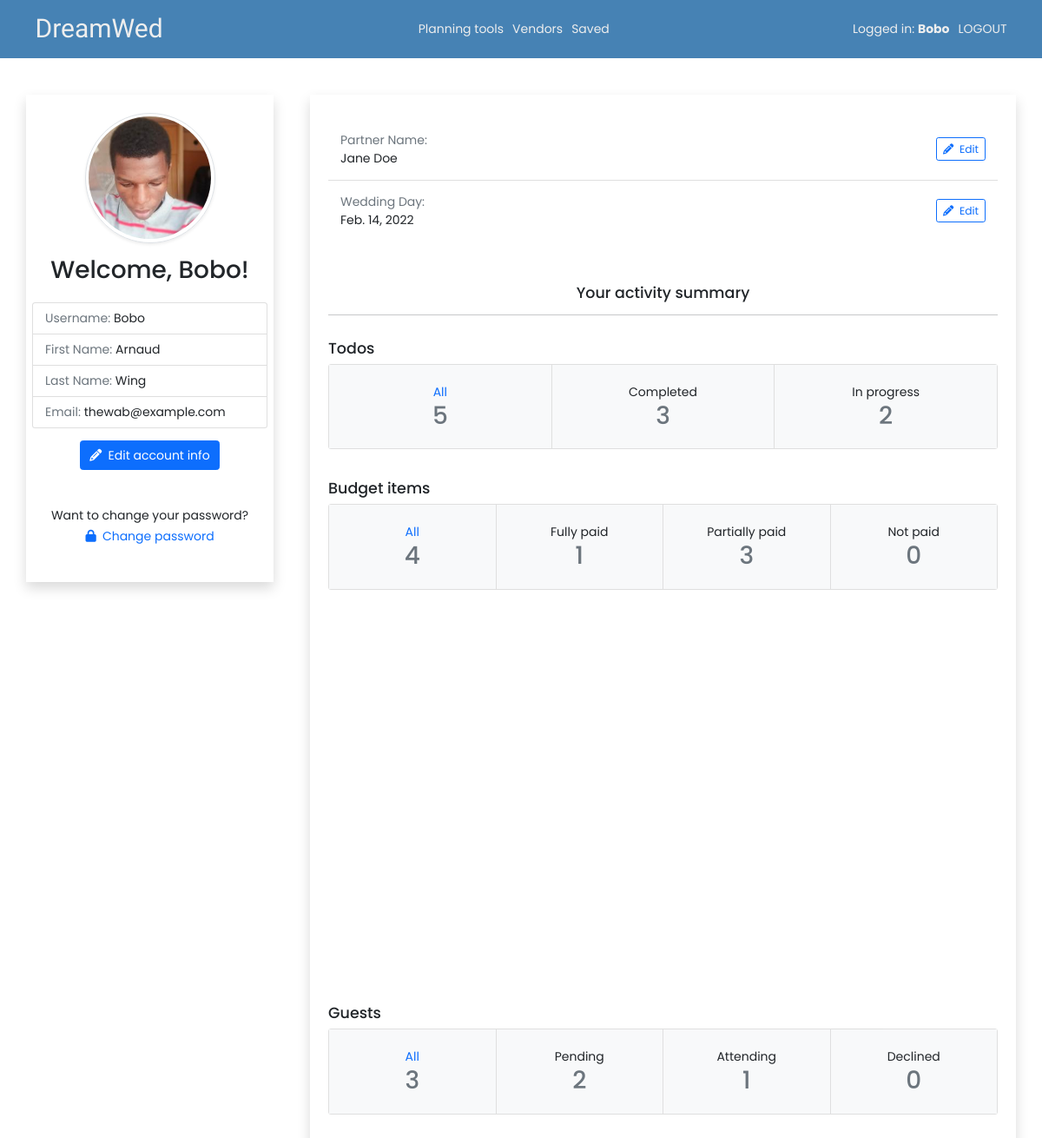
Page /U/profile/ (signed in) on the committed database.
### dreamwed/models.py (models this page shows, shortened)
class User(AbstractUser):
   is_vendor = models.BooleanField(default=False)
   is_wedding_planner = models.BooleanField(default=False)
   profile = models.ImageField(default='default.jpg', upload_to='profile_pics')
   class Meta:
      ordering = ['last_name', 'first_name']

class WeddingPlanner(models.Model):
   user = models.OneToOneField(User, on_delete=CASCADE, primary_key=True)
   partner_first_name = models.CharField(max_length=50, blank=True, null=True)
   partner_last_name = models.CharField(max_length=50, blank=True, null=True)
   wedding_date = models.DateField(blank=True, null=True)
   wedding_budget = models.FloatField(blank=True, null=True)

### dreamwed/views/dreamwed.py (the view)
# urls.py: path('U/profile/', dreamwed.user_profile, name='user-profile'),
@login_required
def user_profile(request):
   curr_user = request.user
   if curr_user.is_vendor:
      img_form = VendorImageUploadForm()
      images = VendorImageUpload.objects.filter(vendor_id=curr_user.id)
      context = {
         'img_form': img_form,
         'images': images,
      }
      return render(request, 'vendor/profile.html', context)
   elif curr_user.is_wedding_planner:
      all_todos = Todo.objects.filter(wedplanner_id=curr_user.id).count()
      completed_todos = Todo.objects.filter(wedplanner_id=curr_user.id, completed=True).count()
      in_progress_todos = Todo.objects.filter(wedplanner_id=curr_user.id, completed=False).count()
      budget_items = BudgetItem.objects.filter(wedplanner_id=curr_user.id).count()
      budget_items_fully_paid = BudgetItem.objects.filter(wedplanner_id=curr_user.id, cost=F('paid')).count()
      budget_items_partially_paid = BudgetItem.objects.filter(
         wedplanner_id=curr_user.id,
         cost__gt=F('paid'),
         paid__gt=0).count()
      budget_items_not_paid = BudgetItem.objects.filter(wedplanner_id=curr_user.id, paid=0).count()
      budget_items_not_paid += BudgetItem.objects.filter(wedplanner_id=curr_user.id, paid=None).count()
      all_guests = Guest.objects.filter(wedplanner_id=curr_user.id).count()
      guests_pending = Guest.objects.filter(wedplanner_id=curr_user.id, rsvp='Pending').count()
      guests_attending = Guest.objects.filter(wedplanner_id=curr_user.id, rsvp='Attending').count()
      guests_declined = Guest.objects.filter(wedplanner_id=curr_user.id, rsvp='Declined').count()
      context = {
         'all_todos': all_todos,
         'completed_todos': completed_todos,
         'in_progress_todos': in_progress_todos,
         'budget_items': budget_items,
         'budget_items_fully_paid': budget_items_fully_paid,
         'budget_items_partially_paid': budget_items_partially_paid,
         'budget_items_not_paid': budget_items_not_paid,
         'all_guests': all_guests,
         'guests_pending': guests_pending,
         'guests_attending': guests_attending,
         'guests_declined': guests_declined,
      }
      return render(request, 'wedplanner/profile.html', context)

### templates/wedplanner/profile.html (shortened to what this page needs)
{% extends 'include/user-profile-base.html' %}
{% block extra-profile-info %}
<ul class="list-group list-group-flush py-2">
   <li class="list-group-item d-flex justify-content-between align-items-center py-3">
      <div>
         <div class="text-muted">Partner Name:</div>
         {% if user.weddingplanner.partner_first_name or user.weddingplanner.partner_last_name %}
            {{ user.weddingplanner.partner_first_name }} {{ user.weddingplanner.partner_last_name }}
         {% else %}
            Not set. <i>Click the <code>Edit</code> button to add your partner's names</i>
         {% endif %}
      </div>
      <a href="{% url 'wedplanner-profile-update' %}" class="btn btn-outline-primary btn-sm ms-2">
         <i class="fas fa-pencil-alt"></i>
         <span class="ms-1">Edit</span>
      </a>
   </li>
   <li class="list-group-item d-flex justify-content-between align-items-center py-3">
      <div>
         <div class="text-muted">Wedding Day:</div>
         {% if user.weddingplanner.wedding_date %}
            {{ user.weddingplanner.wedding_date }}
         {% else %}
            Not set. <i>Click the <code>Edit</code> button to add your wedding day</i>
         {% endif %}
      </div>
      <a href="{% url 'wedplanner-profile-update' %}" class="btn btn-outline-primary btn-sm ms-2">
         <i class="fas fa-pencil-alt"></i>
         <span class="ms-1">Edit</span>
      </a>
   </li>
</ul>
<div class="mt-5 mb-3">
   <h5 class="text-center">Your activity summary</h5>
   <hr>
</div>
<section class="py-2 mt-4">
   <h5 class="mb-2">Todos</h5>
   <div class="card-group justify-content-center text-center">
      <div class="card">
         <a href="{% url 'checklist-all' %}" class="d-block bg-light py-4">
            <p class="m-0">All</p>
            <h2 class="text-muted m-0">{{ all_todos }}</h2>
         </a>
      </div>
      <div class="card">
         <div class="d-block bg-light py-4">
            <p class="m-0">Completed</p>
            <h2 class="text-muted m-0">{{ completed_todos }}</h2>
         </div>
      </div>
      <div class="card">
         <div class="d-block bg-light py-4">
            <p class="m-0">In progress</p>
            <h2 class="text-muted m-0">{{ in_progress_todos }}</h2>
         </div>
      </div>
   </div>
</section>
<section class="py-2 mt-4">
   <h5 class="mb-2">Budget items</h5>
   <div class="card-group justify-content-center text-center">
      <div class="card">
         <a href="{% url 'budget-manager' %}" class="d-block bg-light py-4">
            <p class="m-0">All</p>
            <h2 class="text-muted m-0">{{ budget_items }}</h2>
         </a>
      </div>
      <div class="card">
         <div class=" bg-light py-4">
            <p class="m-0">Fully paid</p>
            <h2 class="text-muted m-0">{{ budget_items_fully_paid }}</h2>
         </div>
      </div>
      <div class="card">
         <div class=" bg-light py-4">
            <p class="m-0">Partially paid</p>
            <h2 class="text-muted m-0">{{ budget_items_partially_paid }}</h2>
         </div>
      </div>
      <div class="card">
         <div class=" bg-light py-4">
            <p class="m-0">Not paid</p>
            <h2 class="text-muted m-0">{{ budget_items_not_paid }}</h2>
         </div>
      </div>
   </div>
   <div id="chartContainer" class="mt-5" style="height: 400px; max-width: 920px; margin: 0px auto;"></div>
</section>
<section class="py-2 mt-4">
   <h5 class="mb-2">Guests</h5>
   <div class="card-group justify-content-center text-center">
      <div class="card">
         <a href="{% url 'guestlist' %}" class="d-block bg-light py-4">
            <p class="m-0">All</p>
            <h2 class="text-muted m-0">{{ all_guests }}</h2>
         </a>
      </div>
      <div class="card">
         <div class=" bg-light py-4">
            <p class="m-0">Pending</p>
            <h2 class="text-muted m-0">{{ guests_pending }}</h2>
         </div>
      </div>
      <div class="card">
         <div class=" bg-light py-4">
            <p class="m-0">Attending</p>
            <h2 class="text-muted m-0">{{ guests_attending }}</h2>
         </div>
      </div>
      <div class="card">
         <div class=" bg-light py-4">
            <p class="m-0">Declined</p>
            <h2 class="text-muted m-0">{{ guests_declined }}</h2>
         </div>
      </div>
   </div>
</section>
{% endblock extra-profile-info %}

### templates/include/user-profile-base.html (shortened to what this page needs)
{% extends 'base.html' %}
{% block body %}
{% include 'include/header.html' %}
<div class="container">
   <div class="row align-items-start py-5">
      <div class="col-3 shadow px-2 pt-4 pb-5 text-center">
         <div class="d-flex justify-content-center">
            <div class="d-flex align-items-center justify-content-center circle-profile rounded-circle shadow-sm border p-1">
               <div class="d-flex align-items-center overflow-hidden rounded-circle w-100 h-100">
                  <img src="{{ user.profile.url }}" class="d-block w-100" alt="">
               </div>
            </div>
         </div>
         <h2 class="mt-3">Welcome, {{ user.username }}! </h2>
         <ul class="list-group py-3 text-start">
            <li class="list-group-item"><span class="text-muted">Username:</span>
               <span>{{ user.username }}</span>
            </li>
            <li class="list-group-item"><span class="text-muted">First Name:</span>
               <span>{{ user.first_name }}</span>
            </li>
            <li class="list-group-item"><span class="text-muted">Last Name:</span>
               <span>{{ user.last_name }}</span>
            </li>
            <li class="list-group-item"><span class="text-muted">Email:</span>
               <span>{{ user.email }}</span>
            </li>
         </ul>
         <a href="{% url 'user-account-info-update' %}" class="btn btn-primary">
            <i class="fas fa-pencil-alt"></i>
            <span class="ms-1">Edit account info</span>
         </a>
         <div class="mt-5">
            Want to change your password? <br>
            <a class="d-inline-block mt-1" href="#">
               <i class="fas fa-lock"></i>
               <span class="ms-1">Change password</span>
            </a>
         </div>
      </div>
      <div class="col shadow px-4 pt-4 pb-5 ms-5">
         {% block extra-profile-info %}{% endblock extra-profile-info %}
      </div>
   </div>
</div>
{% endblock body %}

### templates/include/header.html (shortened to what this page needs)
<nav class="sticky-top" id="navbar">
   <div class="container nav-container py-3">
      <div class="d-flex justify-content-between">
         <a id="logo" class="navbar-brand" href="{% url 'home' %}">DreamWed</a>
      </div>
      <div class="nav-secondary nav-middle">
         <div class="nav-links">
            {% if user.is_wedding_planner %}
            <a href="{% url 'checklist-all' %}">Planning tools</a>
            <a href="{% url 'vendors' %}">Vendors</a>
            <a href="{% url 'bookmarks' %}">Saved</a>
            {% elif user.is_vendor %}
            <a href="{% url 'user-profile' %}">My vendor profile</a>
            <a href="#">Inquiries</a>
            <a href="#">Pricing requests</a>
            {% endif %}
         </div>
      </div>
      <div class="nav-secondary nav-right">
         <div class="nav-links">
            {% if user.is_authenticated %}
            <a href="{% url 'user-profile' %}">Logged in:
               <strong>{{ user.username }}</strong>
            </a>
            <a href="{% url 'logout' %}">LOGOUT</a>
            {% else %}
            <a href="{% url 'register' %}">Create account</a>
            <a href="{% url 'login' %}">User Login</a>
            <a href="{% url 'admin:index' %}?next={% url 'home' %}">Admin Login</a>
            {% endif %}
         </div>
      </div>
   </div>
</nav>

### static/css/main.css (style rules this page uses)
html, body { font: 400 14px/1.5 'Poppins', sans-serif; }
body { margin: 0; padding: 0 0 4rem; position: relative; }
#logo { font-family: 'Fleur De Leah', cursive; font-size: 30px; line-height: 1; }
a { text-decoration: none; }
img { max-width: 100%; }
.circle-profile { --size: 150px; width: var(--size); height: var(--size); }
#navbar { background: steelblue; }
#navbar a { color: #eee; }
#navbar .nav-secondary { max-height: 0; overflow: hidden; transform: translate(-100%, 0); transition: 0.25s ease-in-out; }
#navbar .nav-right .nav-links { padding-top: 1rem; border-top: 1px solid #aaa; }
#navbar .nav-middle .nav-links { padding: 1.4rem 0 1rem; }
#navbar .nav-secondary a { display: block; padding: 12px 0; }
@media screen and (min-width: 800px) { #navbar .nav-container { display: flex; justify-content: space-between; } }
@media screen and (min-width: 800px) { #navbar .nav-secondary { max-height: initial !important; overflow: initial !important; transform: translate(0) !important; } }
@media screen and (min-width: 800px) { #navbar .nav-secondary .nav-links { height: 100%; display: flex; align-items: center; } }
@media screen and (min-width: 800px) { #navbar .nav-right .nav-links { padding: 0; border: none; } }
@media screen and (min-width: 800px) { #navbar .nav-middle .nav-links { padding: 0; } }
@media screen and (min-width: 800px) { #navbar .nav-secondary a { padding: 0; } }
@media screen and (min-width: 800px) { #navbar .nav-secondary a + a { margin-left: 10px; } }

### rows in the picture
User: username "Bobo", profile (picture), first_name "Arnaud", last_name "Wing", email "thewab@example.com", weddingplanner.partner_first_name "Jane", weddingplanner.partner_last_name "Doe", weddingplanner.wedding_date "Feb. 14, 2022"

### other values in the picture
{{ all_todos }} "5"
{{ completed_todos }} "3"
{{ in_progress_todos }} "2"
{{ budget_items }} "4"
{{ budget_items_fully_paid }} "1"
{{ budget_items_partially_paid }} "3"
{{ budget_items_not_paid }} "0"
{{ all_guests }} "3"
{{ guests_pending }} "2"
{{ guests_attending }} "1"
{{ guests_declined }} "0"
